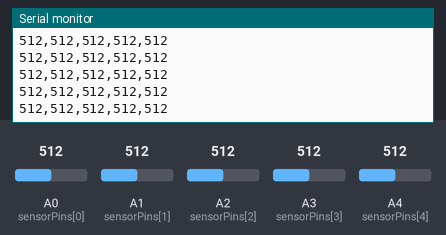
Simulated run of this sketch. Board: Arduino Uno, built with avr-gcc and run on an emulated ATmega328P. On the bench: the last lines printed to the serial monitor. The test bench sets the inputs (shaded band); at power-on: A0 (sensorPins[0]) = 512, A3 (sensorPins[3]) = 512, A1 (sensorPins[1]) = 512, A2 (sensorPins[2]) = 512, A4 (sensorPins[4]) = 512.

Above: at 4.2 s.
4.3 s: A0 (sensorPins[0]) set to 106
At 4.33 s:
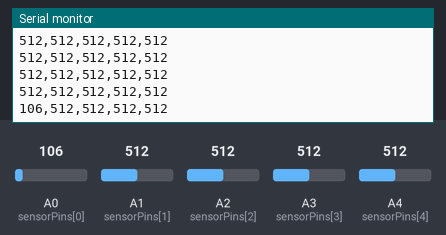
7.3 s: A0 (sensorPins[0]) set to 91
At 7.31 s:
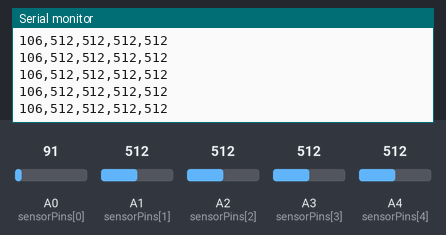
10.3 s: A3 (sensorPins[3]) set to 108
At 10.34 s:
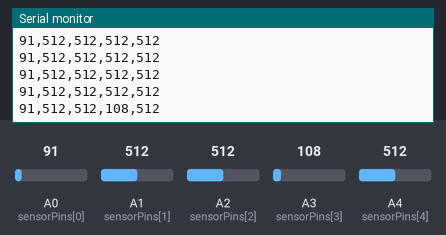
11.8 s: A3 (sensorPins[3]) set to 89
At 11.83 s:
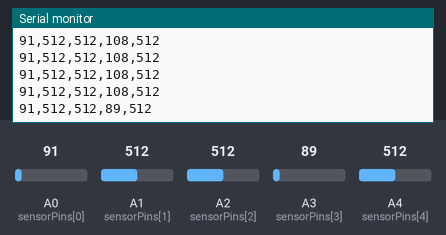
Timing chart, 0 to 14.8 s (numbered marks = the images above; inputs shaded):
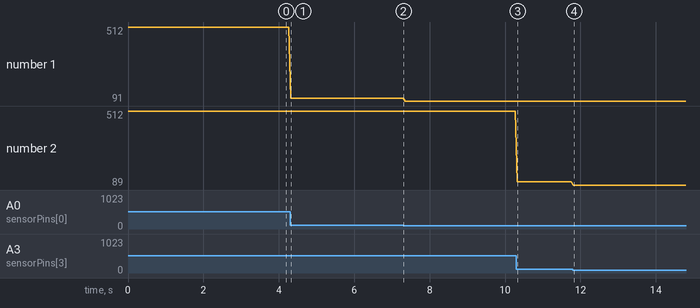

Measured:
- after the input at 4.3 s, the serial monitor: prints a new line at once (image 1)
- after the input at 10.3 s, the serial monitor: prints a new line at once (image 3)
- after the input at 11.8 s, the serial monitor: prints a new line at once (image 4)
- plotted number 1: 512 → 106 after the input at 4.3 s, 106 → 91 after the input at 7.3 s
- plotted number 2: 512 → 108 after the input at 10.3 s, 108 → 89 after the input at 11.8 s

The sketch:

FlexSensor.ino
```cpp
const int numSensors = 5;
int sensorPins[numSensors] = {A0, A1, A2, A3, A4};

void setup() {
  Serial.begin(9600);
}

void loop() {
  for (int i = 0; i < numSensors; i++) {
    int sensorValue = analogRead(sensorPins[i]);
    Serial.print(sensorValue);
    if (i < numSensors - 1)
      Serial.print(",");
  }
  Serial.println();
  delay(50);
}
```
